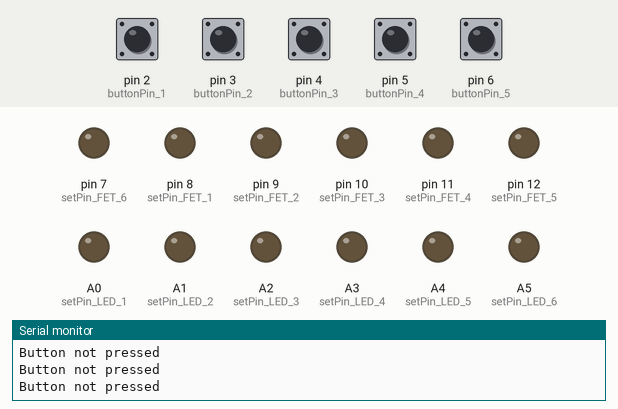
The program below on a simulated Arduino Uno, built with avr-gcc and run on an emulated ATmega328P. On the bench: output pins drawn as LEDs (lit = HIGH), the last lines printed to the serial monitor. Inputs (shaded band) come from the test bench; at power-on: pin 2 (buttonPin_1), pin 3 (buttonPin_2), pin 4 (buttonPin_3), pin 5 (buttonPin_4), pin 6 (buttonPin_5) LOW. Pins used as bus, display or sensor lines are not drawn.

Above: at 1.2 s.
1.3 s: pin 2 (buttonPin_1) pulled HIGH for 0.15 s
At 4.2 s:
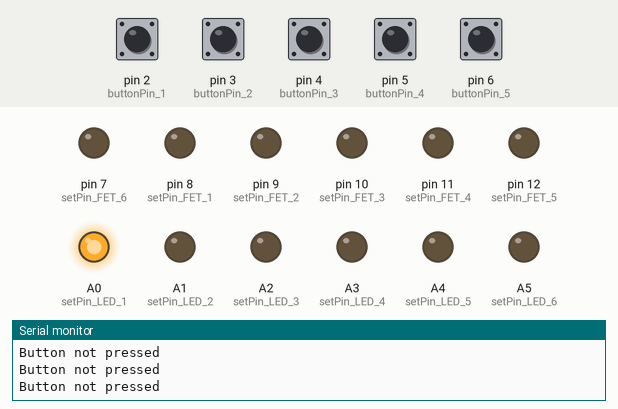
4.4 s: pin 3 (buttonPin_2) pulled HIGH for 0.15 s
At 7.3 s:
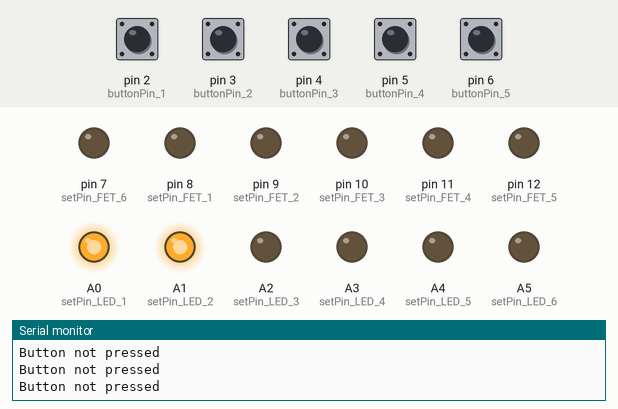
7.5 s: pin 4 (buttonPin_3) pulled HIGH for 0.15 s
At 10.4 s:
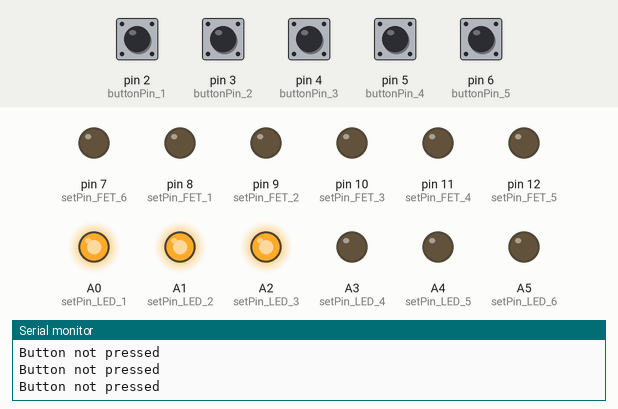
10.6 s: pin 5 (buttonPin_4) pulled HIGH for 0.15 s
At 13.4 s:
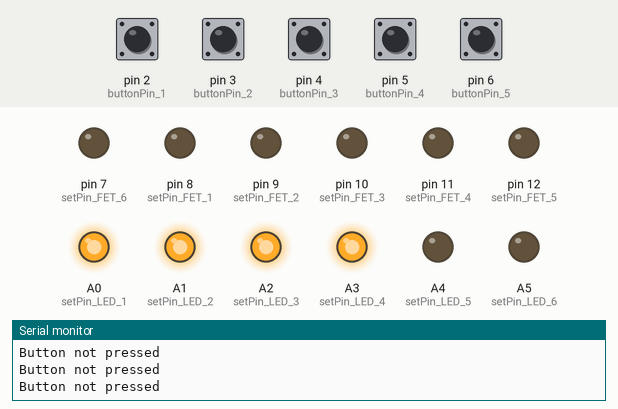
13.7 s: pin 6 (buttonPin_5) pulled HIGH for 0.15 s
At 16.6 s:
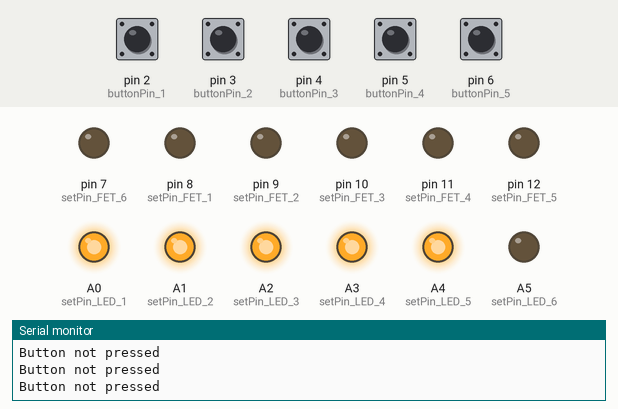
16.8 s: pin 2 (buttonPin_1) pulled HIGH for 1 s
At 18.7 s:
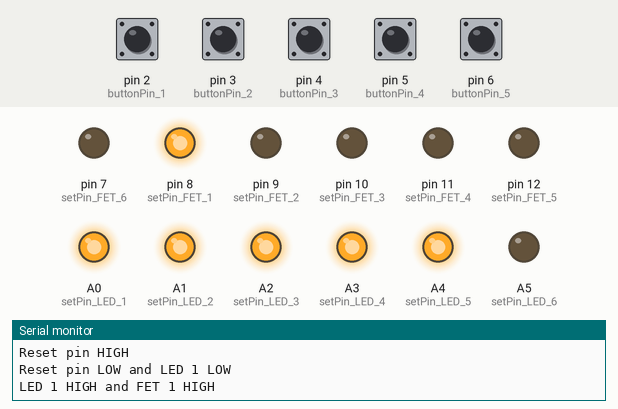
Timing chart, 0 to 20.4 s (numbered marks = the images above; inputs shaded):
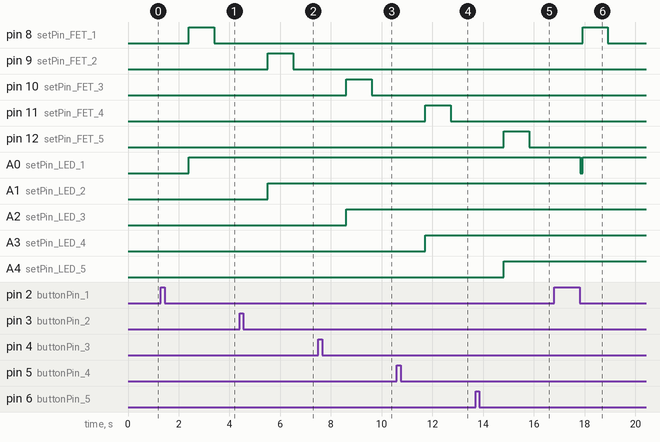

The program:

main.cpp
```cpp
#include <Arduino.h>

const int buttonPin_1 = 2; // ボタン 1
const int buttonPin_2 = 3; // ボタン 2
const int buttonPin_3 = 4; // ボタン 3
const int buttonPin_4 = 5; // ボタン 4
const int buttonPin_5 = 6; // ボタン 5

const int setPin_FET_1 = 8;  // FET 1
const int setPin_FET_2 = 9;  // FET 2
const int setPin_FET_3 = 10;  // FET 3
const int setPin_FET_4 = 11; // FET 4
const int setPin_FET_5 = 12; // FET 5
const int setPin_FET_6 = 7; // FET 6

const int resetPin = 13; // リセットピン

const int setPin_LED_1 = A0; // LED 1
const int setPin_LED_2 = A1; // LED 2
const int setPin_LED_3 = A2; // LED 3
const int setPin_LED_4 = A3; // LED 4
const int setPin_LED_5 = A4; // LED 5
const int setPin_LED_6 = A5; // LED 6

void setup()
{
  Serial.begin(9600);

  pinMode(resetPin, OUTPUT);

  pinMode(buttonPin_1, INPUT);
  pinMode(buttonPin_2, INPUT);
  pinMode(buttonPin_3, INPUT);
  pinMode(buttonPin_4, INPUT);
  pinMode(buttonPin_5, INPUT);

  pinMode(setPin_FET_1, OUTPUT);
  pinMode(setPin_FET_2, OUTPUT);
  pinMode(setPin_FET_3, OUTPUT);
  pinMode(setPin_FET_4, OUTPUT);
  pinMode(setPin_FET_5, OUTPUT);
  pinMode(setPin_FET_6, OUTPUT);

  pinMode(setPin_LED_1, OUTPUT);
  pinMode(setPin_LED_2, OUTPUT);
  pinMode(setPin_LED_3, OUTPUT);
  pinMode(setPin_LED_4, OUTPUT);
  pinMode(setPin_LED_5, OUTPUT);
  pinMode(setPin_LED_6, OUTPUT);
}

void loop()
{
  int buttonState_1 = digitalRead(buttonPin_1); // ボタンの状態を読み取る
  int buttonState_2 = digitalRead(buttonPin_2); // ボタンの状態を読み取る
  int buttonState_3 = digitalRead(buttonPin_3); // ボタンの状態を読み取る
  int buttonState_4 = digitalRead(buttonPin_4); // ボタンの状態を読み取る
  int buttonState_5 = digitalRead(buttonPin_5); // ボタンの状態を読み取る

  if (buttonState_1 == HIGH)
  {
    Serial.println("Button 1 pressed");

    digitalWrite(resetPin, HIGH);
    Serial.println("Reset pin HIGH");

    delay(1000);
    digitalWrite(resetPin, LOW);
    digitalWrite(setPin_LED_1, LOW);
    Serial.println("Reset pin LOW and LED 1 LOW");

    delay(100);
    digitalWrite(setPin_LED_1, HIGH);
    digitalWrite(setPin_FET_1, HIGH);
    Serial.println("LED 1 HIGH and FET 1 HIGH");

    delay(1000);
    digitalWrite(setPin_FET_1, LOW);
    Serial.println("FET 1 LOW");
  }

  if (buttonState_2 == HIGH)
  {
    Serial.println("Button 2 pressed");

    digitalWrite(resetPin, HIGH);
    Serial.println("Reset pin HIGH");

    delay(1000);
    digitalWrite(resetPin, LOW);
    digitalWrite(setPin_LED_2, LOW);
    Serial.println("Reset pin LOW and LED 2 LOW");

    delay(100);
    digitalWrite(setPin_LED_2, HIGH);
    digitalWrite(setPin_FET_2, HIGH);
    Serial.println("LED 2 HIGH and FET 2 HIGH");

    delay(1000);
    digitalWrite(setPin_FET_2, LOW);
    Serial.println("FET 2 LOW");
  }

  if (buttonState_3 == HIGH)
  {
    Serial.println("Button 3 pressed");

    digitalWrite(resetPin, HIGH);
    Serial.println("Reset pin HIGH");

    delay(1000);
    digitalWrite(resetPin, LOW);
    digitalWrite(setPin_LED_3, LOW);
    Serial.println("Reset pin LOW and LED 3 LOW");

    delay(100);
    digitalWrite(setPin_LED_3, HIGH);
    digitalWrite(setPin_FET_3, HIGH);
    Serial.println("LED 3 HIGH and FET 3 HIGH");

    delay(1000);
    digitalWrite(setPin_FET_3, LOW);
    Serial.println("FET 3 LOW");
  }

  if (buttonState_4 == HIGH)
  {
    Serial.println("Button 4 pressed");

    digitalWrite(resetPin, HIGH);
    Serial.println("Reset pin HIGH");

    delay(1000);
    digitalWrite(resetPin, LOW);
    digitalWrite(setPin_LED_4, LOW);
    Serial.println("Reset pin LOW and LED 4 LOW");

    delay(100);
    digitalWrite(setPin_LED_4, HIGH);
    digitalWrite(setPin_FET_4, HIGH);
    Serial.println("LED 4 HIGH and FET 4 HIGH");

    delay(1000);
    digitalWrite(setPin_FET_4, LOW);
    Serial.println("FET 4 LOW");
  }

  if (buttonState_5 == HIGH)
  {
    Serial.println("Button 5 pressed");

    digitalWrite(resetPin, HIGH);
    Serial.println("Reset pin HIGH");

    delay(1000);
    digitalWrite(resetPin, LOW);
    digitalWrite(setPin_LED_5, LOW);
    Serial.println("Reset pin LOW and LED 5 LOW");

    delay(100);
    digitalWrite(setPin_LED_5, HIGH);
    digitalWrite(setPin_FET_5, HIGH);
    Serial.println("LED 1 HIGH and FET 1 HIGH");

    delay(1000);
    digitalWrite(setPin_FET_5, LOW);
    Serial.println("FET 5 LOW");
  }

  else
  {
    Serial.println("Button not pressed");
  }

  delay(100);
}
```

Measured:
- after the input at 1.3 s, pin 8 (setPin_FET_1): LOW → HIGH after 1.1 s, → LOW 1.0 s later; A0 (setPin_LED_1): LOW → HIGH after 1.1 s
- after the input at 4.4 s, pin 9 (setPin_FET_2): LOW → HIGH after 1.1 s, → LOW 1.0 s later; A1 (setPin_LED_2): LOW → HIGH after 1.1 s
- after the input at 7.5 s, pin 10 (setPin_FET_3): LOW → HIGH after 1.1 s, → LOW 1.0 s later; A2 (setPin_LED_3): LOW → HIGH after 1.1 s
- after the input at 10.6 s, pin 11 (setPin_FET_4): LOW → HIGH after 1.1 s, → LOW 1.0 s later; A3 (setPin_LED_4): LOW → HIGH after 1.1 s
- after the input at 13.7 s, pin 12 (setPin_FET_5): LOW → HIGH after 1.1 s, → LOW 1.0 s later; A4 (setPin_LED_5): LOW → HIGH after 1.1 s
- after the input at 16.8 s, pin 8 (setPin_FET_1): LOW → HIGH after 1.1 s, → LOW 1.0 s later; A0 (setPin_LED_1): HIGH → LOW after 1.0 s, → HIGH 0.10 s later
